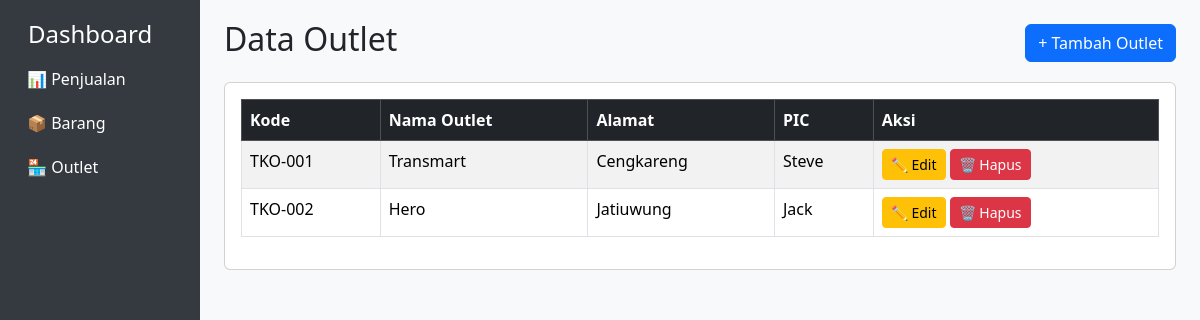
/index.php/outlet, run on the app's committed database.
### tables this page shows
CREATE TABLE `outlet` (
  `kdoutlet` varchar(10) NOT NULL,
  `namaoutlet` varchar(50) DEFAULT NULL,
  `alamat` varchar(100) DEFAULT NULL,
  `PIC` varchar(50) DEFAULT NULL
);

### application/controllers/Outlet.php (called while the page is built, shortened)
<?php
class Outlet extends CI_Controller {
    public function __construct()
    {
        $this->load->model('Outlet_model', 'outlet');
    }
    public function index()
    {
        $data['outlet'] = $this->outlet->get_all();
        $this->load->view('outlet/index', $data);
    }
}

### index.php (called while the page is built, shortened)
<?php
require_once BASEPATH.'core/CodeIgniter.php';

### application/models/Outlet_model.php (called while the page is built, shortened)
<?php
class Outlet_model extends CI_Model {
    private $table = 'outlet';
    public function get_all()
    {
        return $this->db->get($this->table)->result();
    }
}

### application/views/outlet/index.php (the view, shortened to what this page needs)
<div class="d-flex justify-content-between align-items-center mb-3">
  <h2>Data Outlet</h2>
  <a class="btn btn-primary" href="<?= site_url('outlet/create'); ?>">+ Tambah Outlet</a>
</div>
<div class="card">
  <div class="card-body">
    <table class="table table-striped table-bordered">
      <thead class="table-dark">
        <tr>
          <th>Kode</th>
          <th>Nama Outlet</th>
          <th>Alamat</th>
          <th>PIC</th>
          <th>Aksi</th>
        </tr>
      </thead>
      <tbody>
        <?php foreach ($outlet as $o): ?>
        <tr>
          <td><?= $o->kdoutlet; ?></td>
          <td><?= $o->namaoutlet; ?></td>
          <td><?= $o->alamat; ?></td>
          <td><?= $o->PIC; ?></td>
          <td>
            <a class="btn btn-sm btn-warning" href="<?= site_url('outlet/edit/'.$o->kdoutlet); ?>">✏ Edit</a>
            <a class="btn btn-sm btn-danger" href="<?= site_url('outlet/delete/'.$o->kdoutlet); ?>" onclick="return confirm('Yakin hapus?')">🗑 Hapus</a>
          </td>
        </tr>
        <?php endforeach; ?>
      </tbody>
    </table>
  </div>
</div>

### application/views/layout/header.php (style rules this page uses)
body { background-color: #f8f9fa; }

### data on the page
outlet: kdoutlet "TKO-001", namaoutlet "Transmart", alamat "Cengkareng", PIC "Steve"
outlet: kdoutlet "TKO-002", namaoutlet "Hero", alamat "Jatiuwung", PIC "Jack"
